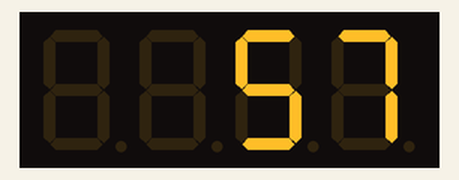
The sketch below on a simulated Arduino Uno, built with avr-gcc and run on an emulated ATmega328P. On the bench: 4-digit seven-segment display. What the sketch prints to the serial monitor is not drawn.

Above: at 0.45 s.
At 2.57 s:
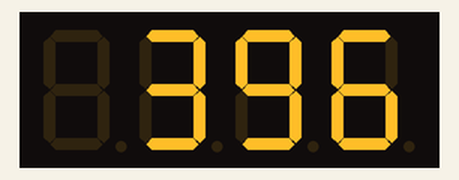
At 4.68 s:
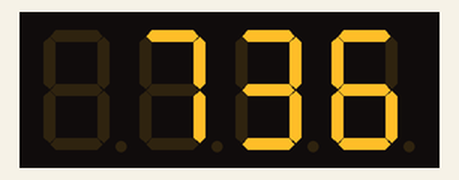
At 8.94 s:
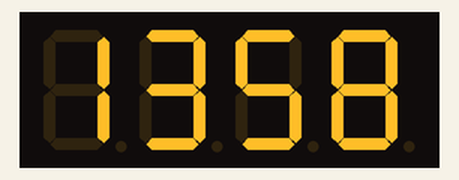
At 12.92 s:
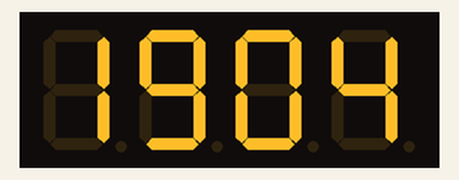
At 17.2 s:
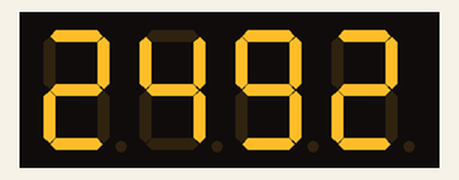

The sketch:

CountUp4digit.ino
```cpp
#include "SevSeg.h"
SevSeg sevseg;


float mills = 0;
int mins = 59;
int hours = 12;
int secs = 0;


void setup(){
  byte numDigits = 4;
  byte digitPins[] = {10, 11, 12, 13};
  byte segmentPins[] = {9, 2, 3, 5, 6, 8, 7, 4};

  bool resistorsOnSegments = true;
  bool updateWithDelaysIn = true;
  byte hardwareConfig = COMMON_CATHODE;
  sevseg.begin(hardwareConfig, numDigits, digitPins, segmentPins, resistorsOnSegments);
  sevseg.setBrightness(90);


  pinMode(1,INPUT);
  Serial.begin(9600);
}

void loop(){
    sevseg.refreshDisplay();
    sevseg.setNumber(mills);


mills++;
secs = mills/100;

if (mills>6000)
{
mins++;
mills = 0;

}


if (mins > 59){
hours++;
mins = 0;
}


if (hours > 12){
hours = 1;
}

// Serial.println(" ");
// Serial.print(hours);
// Serial.print(":");
// Serial.print(mins);
// Serial.print(":");
// Serial.print(mills/100);
Serial.println(mills/100);


delay(1);
}
```
